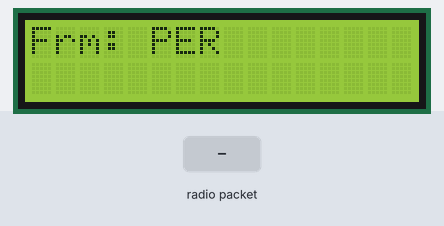
Bench run of a sketch on a simulated Arduino Uno, built with avr-gcc and run on an emulated ATmega328P. Parts: 16×2 character LCD. The inputs (shaded band) are chosen by the test bench. No radio packets arrive unless stated.

Above: at 1.2 s.
1.3 s: radio packet "1" arrives
At 2.6 s:
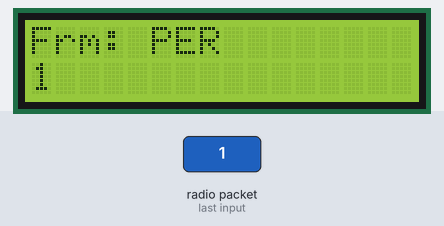
4.3 s: radio packet "0" arrives
At 4.9 s:
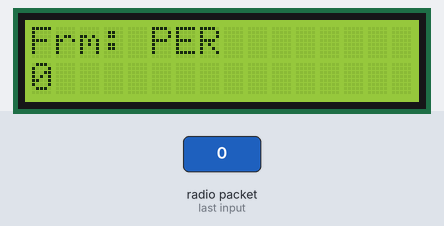
7.3 s: radio packet "2" arrives
At 8.4 s:
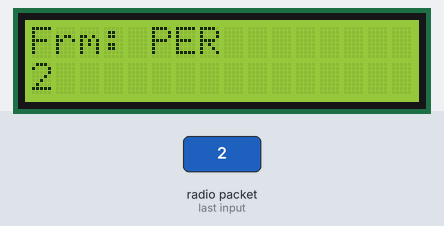
Timing chart, 0 to 10.3 s (numbered marks = the images above; inputs shaded):
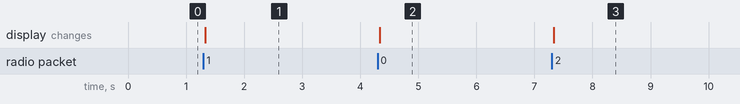

Measured:
- after the input at 1.3 s, the display: changes at once (image 1)
- after the input at 4.3 s, the display: changes at once (image 2)
- after the input at 7.3 s, the display: changes at once (image 3)

The sketch:

sketch_nov25b.ino
```cpp
#include <SPI.h>
#include <RF24.h>
#include <Wire.h>
#include <LiquidCrystal_I2C.h>

// RF24 and I2C LCD Initialization
RF24 radio(9, 10);                   // CE - 9, CSN - 10
const byte address[6] = "PRX";       // Address for the receiver
LiquidCrystal_I2C lcd(0x27, 16, 2);  // I2C LCD

// Device Name
const String deviceName = "PRX";

String receivedMessage = ""; // Buffer for received message
unsigned long lastScrollTime = 0;    // For text scrolling
int scrollOffset = 0;                // Current scroll position

void setup() {
    // Initialize LCD
    lcd.init();
    lcd.backlight();
    lcd.setCursor(0, 0);
    lcd.print("Frm: PER"); // Display connected transmitter name

    // Initialize RF24
    radio.begin();
    radio.openReadingPipe(1, address);
    radio.setPALevel(RF24_PA_LOW);
    radio.startListening();
}

void loop() {
    // Buffer for RF24 data
    char buffer[32] = "";

    // Check for incoming messages
    if (radio.available()) {
        // Read the message into the buffer
        radio.read(&buffer, sizeof(buffer));

        // Validate received data
        bool isValid = false;
        for (int i = 0; i < sizeof(buffer); i++) {
            if (isPrintable(buffer[i])) { // Check if the character is printable
                isValid = true;
                break;
            }
        }

        if (isValid) {
            receivedMessage = String(buffer); // Convert buffer to String

            // Reset scrolling when new message is received
            scrollOffset = 0;

            // Display receiving status
            lcd.setCursor(0, 0);
            lcd.print("Frm: PER      ");
        }
    }

    // Handle message scrolling
    if (receivedMessage.length() > 16) { // If the message exceeds the display width
        if (millis() - lastScrollTime > 500) { // Scroll every 500ms
            scrollOffset++;
            if (scrollOffset > receivedMessage.length() - 16) {
                scrollOffset = receivedMessage.length() - 16; // Stop scrolling at the end
            }
            lastScrollTime = millis();
        }
    } else {
        scrollOffset = 0; // Reset scroll if message fits
    }

    // Display received message on the LCD
    lcd.setCursor(0, 1);
    lcd.print("                "); // Clear the row completely
    lcd.setCursor(0, 1);
    String displayText = receivedMessage.substring(scrollOffset, scrollOffset + 16);
    lcd.print(displayText);
}
```
